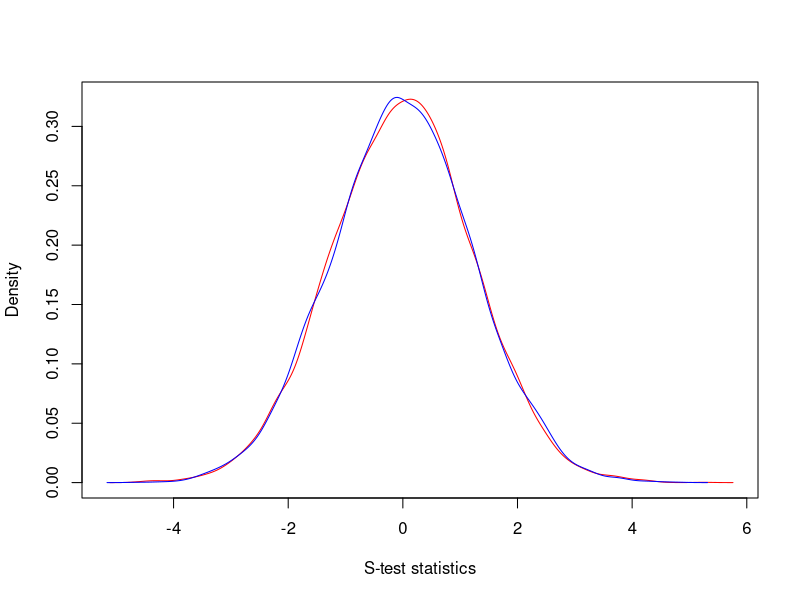

Recreate this plot in R.

#pulling lamda from normal distrubtion 
tempSd<-sqrt(0.5)
lamda <- rnorm(n=10000, mean=0, sd=tempSd)

#results<-data.frame(nrow(10000),ncol(3))
results<-matrix(nrow=10000, ncol=3)

for(i in 1:10000){
  results[i,1] = lamda[i]
  results[i,c(2,3)] <- rnorm(n=2,mean=lamda[i],sd=1)
}

results.data=as.data.frame(results)
colnames(results.data)=c("lamda", "s1", "s2")

#comparing test statistic 
s_noLamda <- rnorm(n=10000, mean=0, sd=sqrt(1+tempSd*tempSd))
d_theo <- density(s_noLamda)
d_prac <- density(results[,2])
plot(range(d_theo$x, d_prac$x), range(d_theo$y, d_prac$y), type = "n", xlab = "S-test statistics",
     ylab = "Density")
lines(d_theo, col = "red")
lines(d_prac, col = "blue")

